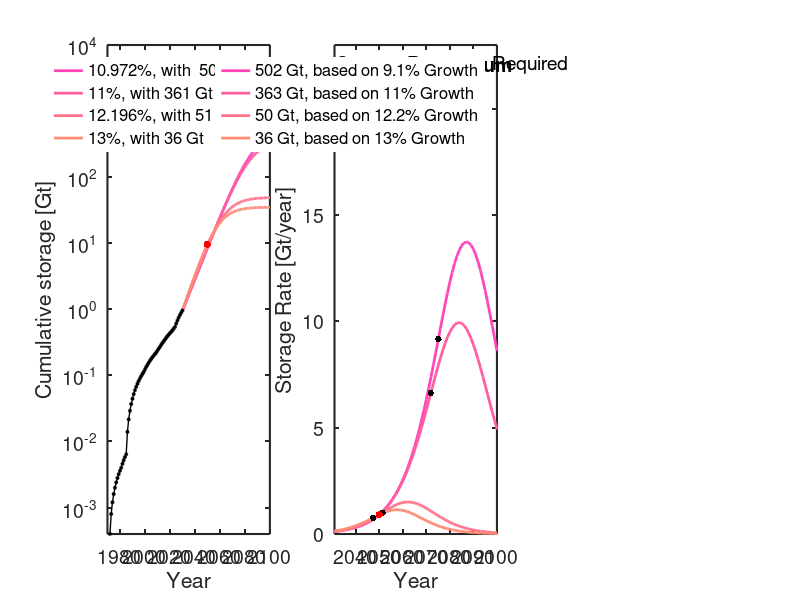

Reproduce this figure in MATLAB.
% US national 

clear all
close all
set(0,'DefaultAxesFontSize',14, 'defaultlinelinewidth', 2,...
    'DefaultAxesTitleFontWeight', 'normal')

% Define colormaps, note that colorbrewer was used for manuscript figures,
% and requires additional packages
bluecc = summer(6); 
autumncc = flipud(autumn(6)); 
springcc = (spring(12)); 
coolcc = (cool(12)); 
%% Load Data - historical data 
load('USdata.txt')
years = USdata(:,1); % years
qinj = USdata(:,2); % MT - storage rate 
Q = USdata(:,3)./1000; % Gt - cumulative storage 
%% Input
% Growth rate fit to current data
w = 0.09;
% possible storage capacity required in 2100
Qinf = [506];
% Fit peak years
peak_year = [2100]; 
% Input for models with change in rate in 2030
year_rate_change = (2030);
% rate change
rtargetmedium = [0.10972, 0.11, 0.12196, 0.13]; %  Low land 5.5 Gt
% resulting storage to meet 2100 target

Qtargetmedium =[501.9670,  362.7771, 50.4575, 36.1526]; % mod 506, 366, 50.6, 36.6 - obs 497.6503, 350.4581, 50.8073, 36.8461
% resulting peak injection
peak_targetmedium = [2087.1, 2083.9, 2062.2, 2057.5];
% vector defining years c5alculate model output
x = [years(1):2100];
%% Plot cumulative storage
figure('position', [105  337  1700  441])
subplot(1,3,1)
hold on


for i=1:length(Qtargetmedium)
    % trajectory from 8.6 and a rate change to 10.6
    cum_at_rate_change = exp(year_rate_change.*w).*exp(-182.6431721);
    x2 = [year_rate_change:2100];
    
    C = (Qtargetmedium(i)-cum_at_rate_change);
    pt = (C./(1+exp(rtargetmedium(i)*(peak_targetmedium(i)-x2))));
    plot(x2,pt, 'color', springcc(i+3,:))
end


% Plot actual data - historical growth data 
plot(years(1:end), Q(1:end),'-ok','MarkerFaceColor', 'k','MarkerSize',2, 'linewidth', 1,'HandleVisibility','off')
set(gca, 'YScale', 'log')
plot(2050, 9.61, '.r', 'markersize', 16,'HandleVisibility','off')
% Large plot axis
text(1972, 5000, 'Growth Rates', 'fontsize', 14)
axis([1970 2100 10^-3.4 10^4])
legend({[num2str(rtargetmedium(1)*100), '%, with  506 Gt'], [num2str(rtargetmedium(2)*100), '%, with 361 Gt'],...
     [num2str(rtargetmedium(3)*100), '%, with 51 Gt'],...
     [num2str(rtargetmedium(4)*100), '%, with 36 Gt']}, ...
    'Box', 'off',  'fontsize', 12, 'Position', ...
    [0.159 0.63 0.07 0.2630])
xlabel('Year')
ylabel('Cumulative storage [Gt]')
box on
set(gca, 'YScale', 'log')
set(gca, 'Color', 'white');
set(gca,'linewidth',1.5)
text(2070,5000, 'Medium', 'fontsize', 14, 'FontWeight', 'bold')
%% Storage rate subplot
subplot(1,3,2)
hold on

    
% Calculate rate change storage curves of Qtarget2
for i=1:length(Qtargetmedium)
    cum_2030 = exp(year_rate_change.*w).*exp(-182.6431721);
    x2 = [year_rate_change:2150];
    
    C = (Qtargetmedium(i)-cum_2030);
    
    yrate2 = (C.*rtargetmedium(i).*exp(rtargetmedium(i).*(peak_targetmedium(i)-x2)))./((1+exp(rtargetmedium(i).*(peak_targetmedium(i)-x2))).^2);
    
    plot(x2,yrate2, 'color', springcc(i+3,:))
end

    % Calculate inflection years
inflection_time_red = peak_targetmedium-log(2+sqrt(3))./rtargetmedium;
C = (Qtargetmedium-cum_2030);
y_inflect_red = (C.*rtargetmedium.*exp(rtargetmedium.*(peak_targetmedium-inflection_time_red)))./...
        ((1+exp(rtargetmedium.*(peak_targetmedium-inflection_time_red))).^2);

    
% Label and plot inflection years  

plot(inflection_time_red, y_inflect_red, '.k', 'markersize', 15)

plot(2050, 0.91, '.r', 'markersize', 16,'HandleVisibility','off')
% Format and annotate plot
box on
xlabel('Year')
ylabel('Storage Rate [Gt/year]')
set(gca,'linewidth',1.5)
set(gca, 'Color', 'white')
axis([2031 2100 0 23])
set(gcf, 'Color', [1,1,1]);


text(2032, 22.1, sprintf('Storage Resource Required'), 'fontsize', 14)
legend({
    [num2str(round(Qtargetmedium(1))), ' Gt, based on 9.1% Growth'],[num2str(round(Qtargetmedium(2))), ' Gt, based on 11% Growth'],...
    [num2str(round(Qtargetmedium(3))), ' Gt, based on 12.2% Growth'],[num2str(round(Qtargetmedium(4))), ' Gt, based on 13% Growth']}, ...
    'Box', 'off',  'fontsize', 12,... 
    'Position',[0.444 0.63 0.07 0.2630])
text(2075,22.1, 'Medium', 'fontsize', 14, 'FontWeight', 'bold')